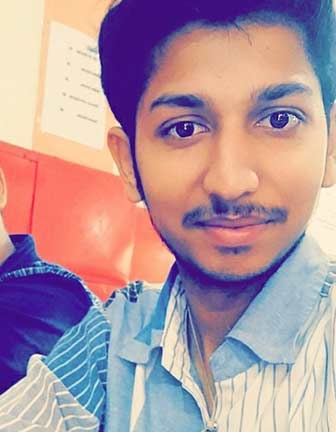
#> input picture photo1.jpg, 336 x 432 px, given in place of the camera
$ jupyter execute --allow-errors 'face and eye detection.ipynb'   (text cells are left out)
#> lines starting #> are read from the running program, lines starting #| are printed output that depends on the picture; after the words box and inside, x2 and y2 are one past the last pixel; in counts of white or black regions, pixels touching at a corner belong together
[cell 1]
import cv2,time
import matplotlib.pyplot as plt
import numpy as np
import pandas as pd
from datetime import datetime

[cell 2]
img = cv2.imread("harrypotter.jpg",1)
face= cv2.CascadeClassifier("haarcascade_frontalface_default.xml")
eye= cv2.CascadeClassifier("haarcascade_eye.xml")
#> (the rest of this cell did not finish here and is left out)

[cell 3]
video = cv2.VideoCapture(0)
face= cv2.CascadeClassifier("haarcascade_frontalface_default.xml")


while(True):
    ret,frame=video.read()
#> frame is the input picture: shape (432, 336, 3); mean B, G, R 158.8, 149.7, 177.3
    clr=cv2.cvtColor(frame,cv2.COLOR_BGR2RGB)
    clr=cv2.GaussianBlur(clr,(21,21),0)
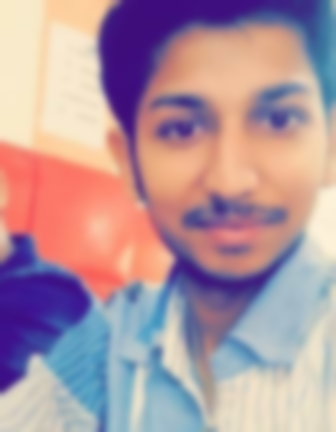
#> clr: shape (432, 336, 3); mean R, G, B 177.3, 149.7, 158.8
    faces = face.detectMultiScale(clr,scaleFactor=1.05,minNeighbors=5)
#> faces = [[111, 43, 218, 218]]

    for x,y,w,h in faces:
        cv2.rectangle(frame,(x,y),(x+w,y+h),(0,255,0),2)
#> this loop made 1 pass
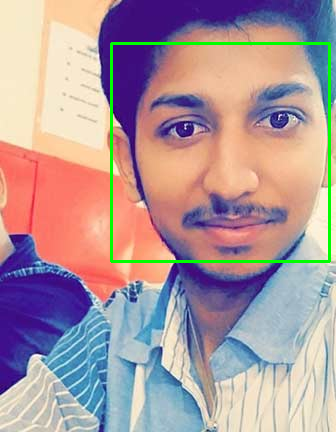
#> frame: shape (432, 336, 3); 1.8% of pixels changed, all inside (x1, y1, x2, y2) = (110, 42, 331, 263)
    cv2.imshow('capturing',frame)
    if cv2.waitKey(1)==27:
#> (key Esc is pressed here)
        break


video.release()
cv2.destroyAllWindows()
